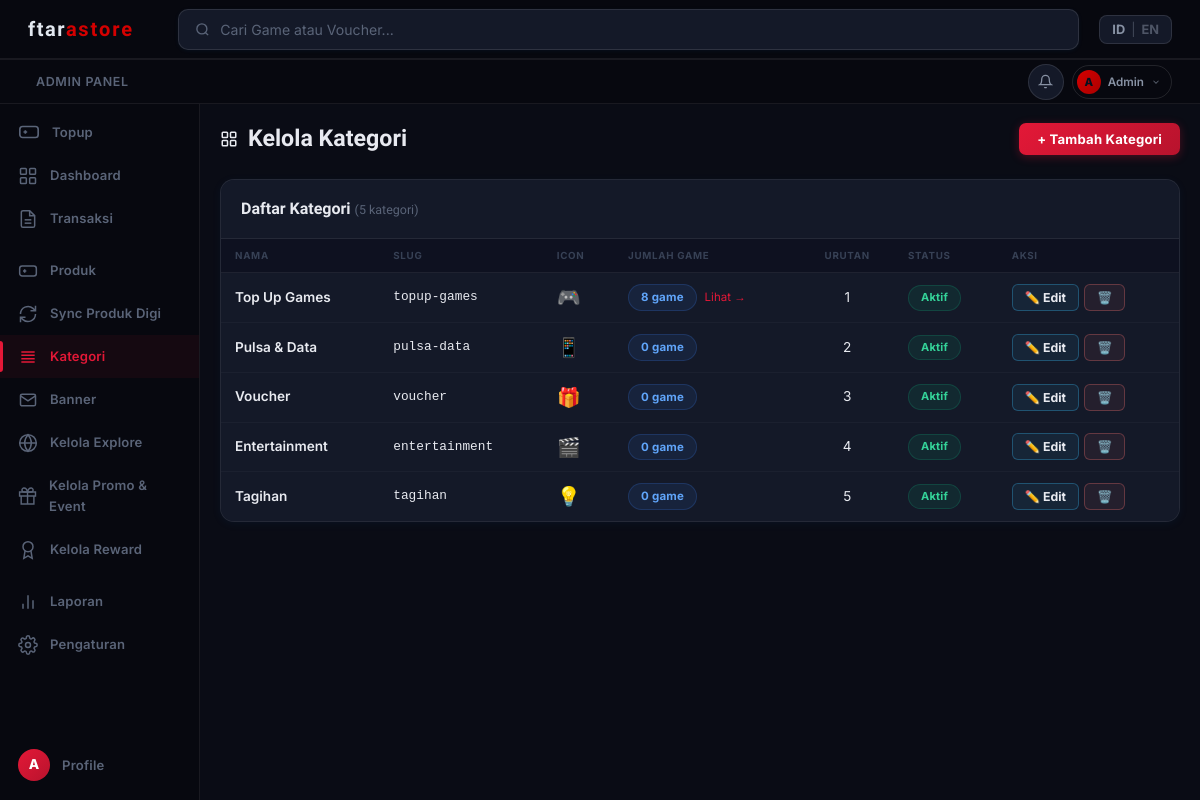
Screenshot of /admin/categories.php (signed in) with the database file from the repository.
### tables this page shows
CREATE TABLE categories (
    id         INT UNSIGNED AUTO_INCREMENT PRIMARY KEY,
    name       VARCHAR(80)  NOT NULL,
    slug       VARCHAR(80)  NOT NULL UNIQUE,
    icon       VARCHAR(10)  NULL COMMENT 'Emoji icon',
    sort_order INT          NOT NULL DEFAULT 0,
    is_active  TINYINT(1)   NOT NULL DEFAULT 1
);

### config/database.php (called while the page is built, shortened)
<?php
function db(): PDO {
    static $pdo = null;
    if ($pdo === null) {
        $dsn = "mysql:host=" . DB_HOST . ";dbname=" . DB_NAME . ";charset=" . DB_CHARSET;
        $options = [
            PDO::ATTR_ERRMODE            => PDO::ERRMODE_EXCEPTION,
            PDO::ATTR_DEFAULT_FETCH_MODE => PDO::FETCH_ASSOC,
            PDO::ATTR_EMULATE_PREPARES   => false,
        ];
        try {
            $pdo = new PDO($dsn, DB_USER, DB_PASS, $options);
        } catch (PDOException $e) {
            http_response_code(500);
            die(json_encode(['error' => 'Database connection failed']));
        }
    }
    return $pdo;
}

### includes/functions.php (called while the page is built, shortened)
<?php
require_once __DIR__ . '/../config/database.php';
function baseUrl(): string {
    $protocol = (!empty($_SERVER['HTTPS']) && $_SERVER['HTTPS'] !== 'off') ? 'https' : 'http';
    $host     = $_SERVER['HTTP_HOST'] ?? 'localhost';
    $scriptDir = str_replace('\\', '/', dirname($_SERVER['SCRIPT_NAME'] ?? '/'));
    $root = rtrim($scriptDir, '/');
    foreach (['/pages', '/admin', '/api', '/auth', '/user'] as $sub) {
        if (str_ends_with($root, $sub)) { $root = substr($root, 0, -strlen($sub)); break; }
    }
    return $protocol . '://' . $host . $root;
}
function asset(string $path): string { return baseUrl() . '/' . ltrim($path, '/'); }

### admin/categories.php (the view, shortened to what this page needs)
<?php
require_once __DIR__.'/../includes/functions.php';
$cats = db()->query("SELECT c.*, (SELECT COUNT(*) FROM games WHERE category_id=c.id AND is_active=1) AS game_count FROM categories c ORDER BY c.sort_order ASC, c.name ASC")->fetchAll();
include __DIR__.'/../includes/header.php';
?>
<div class="admin-wrap">
<div class="admin-main">
  <div style="display:flex;justify-content:space-between;align-items:center;margin-bottom:22px;">
    <div class="admin-title" style="margin:0;">
      <svg width="18" height="18" fill="none" stroke="currentColor" stroke-width="2" viewBox="0 0 24 24"><rect x="3" y="3" width="7" height="7" rx="1"/><rect x="14" y="3" width="7" height="7" rx="1"/><rect x="3" y="14" width="7" height="7" rx="1"/><rect x="14" y="14" width="7" height="7" rx="1"/></svg>
      Kelola Kategori
    </div>
    <button class="btn-gold" data-modal-open="modal-add" style="padding:9px 20px;font-size:.88rem;">+ Tambah Kategori</button>
  </div>
  <div class="admin-card">
    <div class="admin-card-head">
      <h3>Daftar Kategori <span style="font-size:.78rem;color:var(--t3);font-weight:400;">(<?=count($cats)?> kategori)</span></h3>
    </div>
    <div class="table-wrap">
      <table class="dtable">
        <thead><tr><th>Nama</th><th>Slug</th><th>Icon</th><th>Jumlah Game</th><th style="text-align:center">Urutan</th><th>Status</th><th>Aksi</th></tr></thead>
        <tbody>
        <?php if(empty($cats)): ?>
        <tr><td colspan="7" style="text-align:center;padding:48px;color:var(--t3);">Belum ada kategori.</td></tr>
        <?php else: foreach($cats as $c): ?>
        <tr>
          <td><div style="font-weight:600;"><?=htmlspecialchars($c['name'])?></div></td>
          <td style="font-family:monospace;font-size:.8rem;color:var(--t3);"><?=htmlspecialchars($c['slug'])?></td>
          <td style="font-size:1.2rem;"><?=$c['icon']?htmlspecialchars($c['icon']):'—'?></td>
          <td>
            <span class="badge badge-process" style="font-size:.72rem;"><?=$c['game_count']?> game</span>
            <?php if($c['game_count']>0): ?><a href="<?=asset('admin/games.php')?>" style="font-size:.72rem;color:var(--cyan);margin-left:4px;">Lihat →</a><?php endif; ?>
          </td>
          <td style="text-align:center;color:var(--t2);"><?=$c['sort_order']?></td>
          <td><?=$c['is_active']?'<span class="badge badge-success" style="font-size:.69rem;">Aktif</span>':'<span class="badge badge-failed" style="font-size:.69rem;">Nonaktif</span>'?></td>
          <td>
            <div style="display:flex;gap:5px;">
              <button type="button" class="btn-sm btn-sm-edit"
                data-id="<?=(int)$c['id']?>"
                data-name="<?=htmlspecialchars($c['name'], ENT_QUOTES)?>"
                data-slug="<?=htmlspecialchars($c['slug'], ENT_QUOTES)?>"
                data-icon="<?=htmlspecialchars($c['icon']??'', ENT_QUOTES)?>"
                data-sort="<?=(int)$c['sort_order']?>"
                data-active="<?=(int)$c['is_active']?>"
                onclick="openEditCatEl(this)">✏️ Edit</button>
              <button type="button" class="btn-sm btn-sm-danger"
                onclick="deleteCat(<?=(int)$c['id']?>)">🗑️</button>
            </div>
          </td>
        </tr>
        <?php endforeach; endif; ?>
        </tbody>
      </table>
    </div>
  </div>
</div>
</div>
<?php include __DIR__.'/../includes/footer.php'; ?>

### rows the page displays
categories: name "Top Up Games", slug "topup-games", icon "🎮", game_count "8", sort_order "1", is_active "Aktif"
categories: name "Pulsa & Data", slug "pulsa-data", icon "📱", game_count "0", sort_order "2", is_active "Aktif"
categories: name "Voucher", slug "voucher", icon "🎁", game_count "0", sort_order "3", is_active "Aktif"
categories: name "Entertainment", slug "entertainment", icon "🎬", game_count "0", sort_order "4", is_active "Aktif"
categories: name "Tagihan", slug "tagihan", icon "💡", game_count "0", sort_order "5", is_active "Aktif"

### other values shown
substr(currentUser()['name']??'U',0,1) "A"
explode(' ', currentUser()['name']??'Akun')[0] "Admin"
count($cats) "5"
